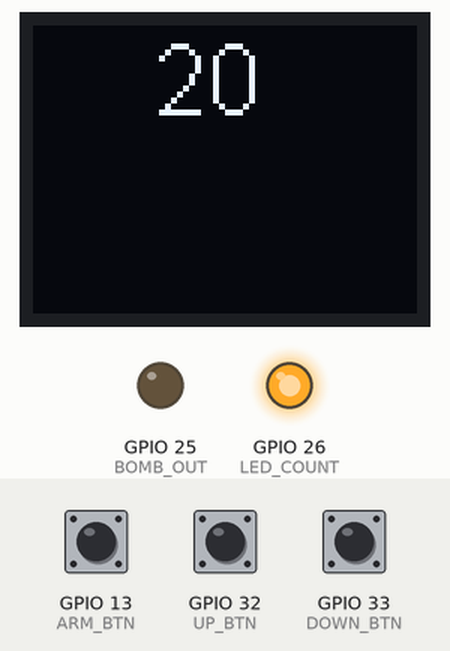
Bench run of a sketch on a simulated ESP8266 (NodeMCU). Parts: 64×48 one-colour display, output pins drawn as LEDs (lit = HIGH). Dashed ring = blinking. Inputs (shaded band) come from the test bench; at power-on: GPIO 13 (ARM_BTN) HIGH, GPIO 32 (UP_BTN) HIGH, GPIO 33 (DOWN_BTN) HIGH. What the sketch prints to the serial monitor is not drawn.

Above: at 1.2 s.
1.3 s: GPIO 13 (ARM_BTN) pulled LOW for 0.15 s
At 2.3 s:
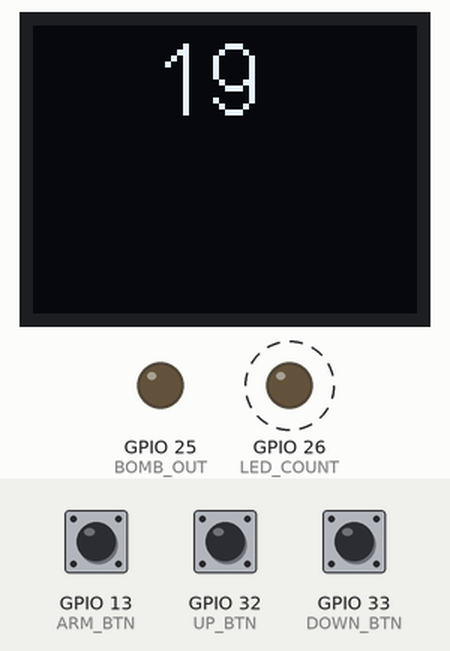
4.4 s: GPIO 32 (UP_BTN) pulled LOW for 0.15 s
6.4 s: GPIO 33 (DOWN_BTN) pulled LOW for 0.15 s
8.4 s: GPIO 13 (ARM_BTN) pulled LOW for 1 s
At 21.5 s:
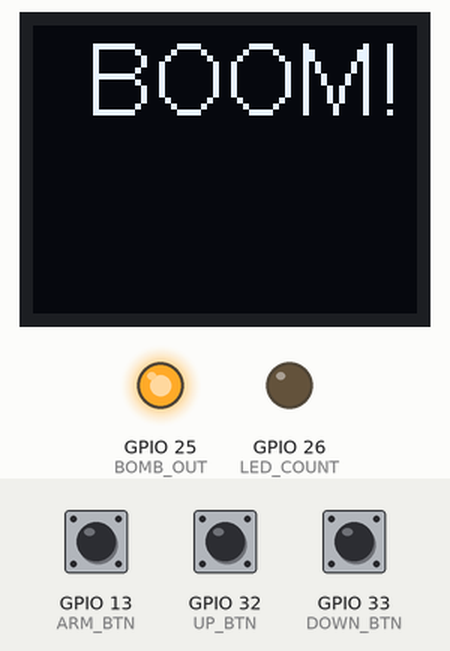
Timing chart, 0 to 21.9 s (numbered marks = the images above; inputs shaded):
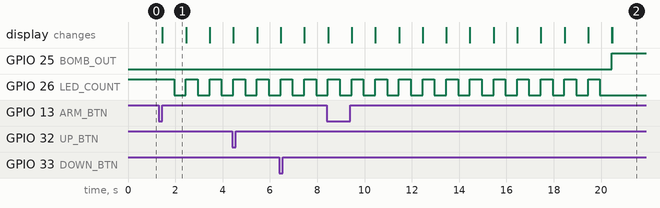

The sketch:

bomb.ino
```cpp
#include "SSD1306Wire.h"
#define BOMB_OUT 25
#define LED_COUNT 26
#define UP_BTN 32
#define DOWN_BTN 33
#define ARM_BTN 13

bool evBtns = false;
uint8_t evBtnsData = 0;

void btnsTask();
void bombTask();

// Selecciona uno según tu display.
//SSD1306Wire display(0x3c, SDA, SCL, GEOMETRY_128_32);
SSD1306Wire display(0x3c, SDA, SCL, GEOMETRY_64_48);

void setup()
{
  btnsTask();
  bombTask();
  Serial.begin(115200);
}

void loop() {
  btnsTask();
  bombTask();
}
void disarmTask()
{

}
void btnsTask()
{
  enum class BtnsStates {INIT, WAITING_PRESS , WAITING_STABLE, WAITING_RELEASE};
  static BtnsStates btnsState =  BtnsStates::INIT;
  static uint32_t referenceTime;
  const uint32_t STABLETIMEOUT = 100;
  static uint8_t PressedBtn;

  switch (btnsState)
  {
    case BtnsStates::INIT:
      {
        pinMode(ARM_BTN, INPUT_PULLUP);
        pinMode(DOWN_BTN, INPUT_PULLUP);
        pinMode(UP_BTN, INPUT_PULLUP);
        btnsState = BtnsStates::WAITING_PRESS;
        break;
      }
    case BtnsStates::WAITING_PRESS:
      {

        if (digitalRead(UP_BTN) == LOW)
        {
          referenceTime = millis();
          PressedBtn = UP_BTN;
          btnsState = BtnsStates::WAITING_STABLE;

        }
        else if (digitalRead(DOWN_BTN) == LOW)
        {
          PressedBtn = DOWN_BTN;
          referenceTime = millis();
          btnsState = BtnsStates::WAITING_STABLE;

        }
        else if (digitalRead(ARM_BTN) == LOW)
        {
          PressedBtn = ARM_BTN;
          referenceTime = millis();
          btnsState = BtnsStates::WAITING_STABLE;
        }

        break;
      }
    case BtnsStates::WAITING_STABLE:
      {
        if (PressedBtn == UP_BTN)
        {
          if (digitalRead(UP_BTN) == HIGH)
          {
            btnsState = BtnsStates::WAITING_PRESS;
          }
          else if ( (millis() - referenceTime) >= STABLETIMEOUT)
          {
            btnsState = BtnsStates::WAITING_RELEASE;
          }
        }
        else if (PressedBtn == DOWN_BTN)
        {
          if (digitalRead(DOWN_BTN) == HIGH)
          {
            btnsState = BtnsStates::WAITING_PRESS;
          }
          else if ( (millis() - referenceTime) >= STABLETIMEOUT)
          {
            btnsState = BtnsStates::WAITING_RELEASE;
          }
        }
        else if (PressedBtn == ARM_BTN)
        {
          if (digitalRead(ARM_BTN) == HIGH)
          {
            btnsState = BtnsStates::WAITING_PRESS;
          }
          else if ( (millis() - referenceTime) >= STABLETIMEOUT)
          {
            btnsState = BtnsStates::WAITING_RELEASE;
          }
        }

        break;
      }
    case BtnsStates::WAITING_RELEASE:
      {

        if (PressedBtn == UP_BTN)
        {
          if (digitalRead(UP_BTN) == HIGH)
          {
            evBtns = true;
            evBtnsData = UP_BTN;
            btnsState = BtnsStates::WAITING_PRESS;
            Serial.println("UP_BTN");
          }
        }
        else if (PressedBtn == DOWN_BTN)
        {
          if (digitalRead(DOWN_BTN) == HIGH)
          {
            evBtns = true;
            evBtnsData = DOWN_BTN;
            btnsState = BtnsStates::WAITING_PRESS;
            Serial.println("DOWN_BTN");
          }
        }
        else if (PressedBtn == ARM_BTN)
        {
          if (digitalRead(ARM_BTN) == HIGH)
          {
            evBtns = true;
            evBtnsData = ARM_BTN;
            btnsState = BtnsStates::WAITING_PRESS;
            Serial.println("ARM_BTN");
          }
        }

        break;
      }
    default:
      Serial.println("ERROR.");
      break;
  }

}


void bombTask()
{
  enum class BombStates {INIT, CONFIG, ARMED, BOOM};
  static BombStates bombState =  BombStates::INIT;
  static uint8_t counter = 20;

  switch (bombState)
  {

    case BombStates::INIT:
      {
        pinMode(LED_COUNT, OUTPUT);
        pinMode(BOMB_OUT, OUTPUT);

        digitalWrite(LED_COUNT, HIGH);
        digitalWrite(BOMB_OUT, LOW);

        counter = 20;
        display.init();
        display.setContrast(255);
        display.clear();
        display.setTextAlignment(TEXT_ALIGN_LEFT);
        display.setFont(ArialMT_Plain_16);
        display.clear();
        display.drawString(20, 0, String(counter));
        display.display();


        bombState = BombStates::CONFIG;

        break;
      }

    case BombStates::CONFIG:
      {

        if (evBtns == true)
        {
          evBtns = false;

          if (evBtnsData == UP_BTN)
          {
            if (counter < 60)
            {
              counter++;
            }
            display.clear();
            display.drawString(20, 0, String(counter));
            display.display();
          }
          else if (evBtnsData == DOWN_BTN)
          {
            if (counter > 10)
            {
              counter--;
            }
            display.clear();
            display.drawString(20, 0, String(counter));
            display.display();
          }
          else if (evBtnsData == ARM_BTN)
          {
            bombState = BombStates::ARMED;
            Serial.println("BombStates::ARMED");
          }
        }

        break;
      }

    case BombStates::ARMED:
      {

        const uint32_t interval = 500;
        static uint8_t passwordCounter = 0;
        const uint8_t passwordMax = 7;
        static uint8_t password [passwordMax] = {UP_BTN, UP_BTN, DOWN_BTN, DOWN_BTN, UP_BTN, DOWN_BTN, ARM_BTN}; //<- Defusing password
        static uint8_t passwordTry [passwordMax] = {0};
        static uint32_t previousMillis = 0;
        static uint8_t led_countState = LOW;
        bool isPasswordCorrect = false;


        uint32_t currentMillis = millis();
        bool boomState = false;

        if (currentMillis - previousMillis >= interval)
        {
          previousMillis = currentMillis;
          if (led_countState == LOW)
          {
            led_countState = HIGH;
          }
          else
          {
            led_countState = LOW;
          }
          digitalWrite(LED_COUNT, led_countState);
          if (led_countState == HIGH)
          {
            counter--;
            display.clear();
            display.drawString(20, 0, String(counter));
            display.display();
          }
          if (counter == 0)
          {
          bombState = BombStates::BOOM;
          }

          // --------------------------DEFUSING---------------------------
          if (evBtns == true)
          {
            evBtns = false;
            if (passwordCounter < passwordMax)
            {
              if (evBtnsData == UP_BTN)
              {
                passwordTry[passwordCounter] = UP_BTN;
                Serial.println("Up");
              }
              else if (evBtnsData == DOWN_BTN)
              {
                passwordTry[passwordCounter] = DOWN_BTN;
                Serial.println("Down");
              }
              else if (evBtnsData == ARM_BTN)
              {
                passwordTry[passwordCounter] = ARM_BTN;
                Serial.println("Arm");
              }
              passwordCounter++;
            }
          }
          else if (passwordCounter == passwordMax)
          {
            DefuseTask (passwordTry, password, passwordMax, &isPasswordCorrect);
            if (isPasswordCorrect == true)
            {

              Serial.println("Correct pass");
              display.clear();
              display.drawString(0, 5, String("Disarm"));
              display.display();
              for (uint8_t k = 0; k < passwordMax; k++)
              {
                passwordTry[k] = 0;
              }
              delay(3000);
              bombState = BombStates::INIT;
            }
            else
            {
              Serial.println("Wrong Pass");
              passwordCounter = 0;
              for (uint8_t j = 0; j < passwordMax; j++)
              {
                passwordTry[j] = 0;
              }
              delay(500);
            }
          }
        }
        break;
      }
    case BombStates::BOOM:
      {
        digitalWrite(LED_COUNT, LOW);
        digitalWrite(BOMB_OUT, HIGH);
        display.clear();
        display.drawString(9, 0, "BOOM!");
        display.display();

        delay(2500);

        bombState = BombStates::INIT;
      }
    default:

      break;
  }
}
void DefuseTask (uint8_t *passTry, uint8_t *pass, uint8_t passMax, bool *isCorrect) //<--------------- Defusing task
{
  for (uint8_t i = 0; i < passMax; i++)
  {
    if (pass[i] == passTry[i])
    {
      *isCorrect = true;
    }
    else
    {
      *isCorrect = false;
      break;
    }
  }
}
```

Measured:
- after the input at 1.3 s, GPIO 26 (LED_COUNT): alternates HIGH for 0.50 s and LOW for 0.50 s, starting after 0.65 s; the display: changes after 0.16 s (image 1)
- what the display in image 1 shows lasts 1.0 s, from 1.5 s to 2.5 s
